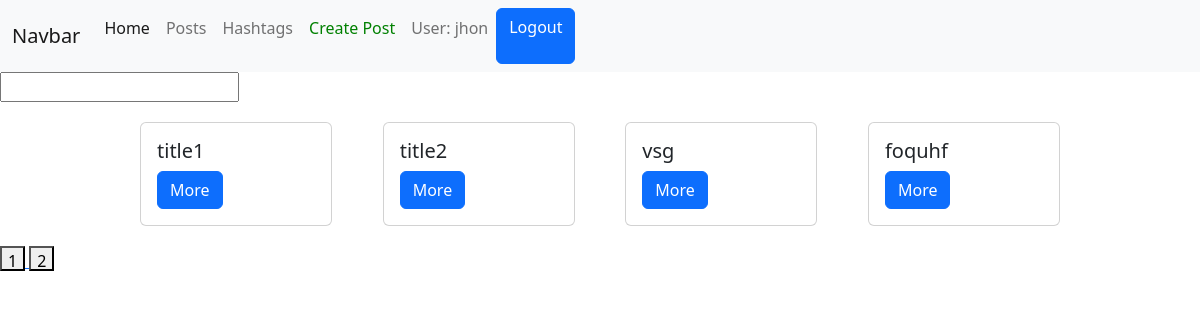
Screenshot of /posts/ (signed in) with the database file from the repository.
### posts/models.py (models this page shows, shortened)
class Post(models.Model):
    author = models.ForeignKey(User, on_delete=models.CASCADE, null=True)
    title = models.CharField(max_length=255)
    description = models.TextField()
    image = models.ImageField()
    rate = models.DecimalField(max_digits=10, decimal_places=1)
    hashtag = models.ForeignKey(Hashtag, on_delete=models.CASCADE, null=True, related_name='posts')

### posts/views.py (the view)
# urls.py: path('posts/', posts_view),
def posts_view(request):
    if request.method == 'GET':
        hashtag_id = request.GET.get('hashtag_id')
        search_text = request.GET.get('search')
        page = int(request.GET.get('page', 1))
        if hashtag_id:
            posts = Post.objects.filter(hashtag_id=hashtag_id)
        else:
            posts = Post.objects.all()
        if search_text:
            posts = posts.filter(title__icontains=search_text)
        max_page = round(posts.__len__() / PAGINATION_LIMIT)
        posts = posts[PAGINATION_LIMIT * (page - 1):PAGINATION_LIMIT * page]
        data = {
            'posts': posts,
            'user': get_user_from_request(request),
            'hashtag_id': hashtag_id,
            'current_page': page,
            'max_page': range(1, max_page + 1)
        }
        return render(request, 'posts/posts.html', context=data)

### users/utils.py (called while the page is built)
def get_user_from_request(request):
    return request.user if not request.user.is_anonymous else None

### templates/posts/posts.html (shortened to what this page needs)
{% extends 'layouts/main.html' %}
{% block content %}
    <div>
        <form action="/posts/" method="get">
            <input type="text" name="search" value="">
        </form>
    </div>
    <div class="posts">
        {% for post in posts %}
            <div class="card" style="width: 20%;  margin: 20px">
                <div class="card-body">
                    <h5 class="card-title">{{ post.title }}</h5>
                    <a href="/posts/{{ post.id }}/" class="btn btn-primary">More</a>
                </div>
            </div>
        {% endfor %}
    </div>
    <div>
        {% for page in max_page %}
            <a href="/posts/?page={{ page }}">
                <button style="width: 25px; height: 25px">{{ page }}</button>
            </a>
        {% endfor %}
    </div>
{% endblock %}

### templates/layouts/main.html (shortened to what this page needs)
<!doctype html>
<html lang="en">
<head>
    <link rel="stylesheet" href="https://cdn.jsdelivr.net/npm/bootstrap@5.2.2/dist/css/bootstrap.min.css"
>
</head>
<body>
<div class="header">
    <nav class="navbar navbar-expand-lg navbar-light bg-light">
        <div class="container-fluid">
            <a class="navbar-brand" href="#">Navbar</a>
            <div class="collapse navbar-collapse" id="navbarNavAltMarkup">
                <div class="navbar-nav">
                    <a class="nav-link active" aria-current="page" href="/">Home</a>
                    <a class="nav-link" href="/posts">Posts</a>
                    <a class="nav-link" href="/hashtags">Hashtags</a>
                    {% if user %}
                        <a style="color: green" class="nav-link" href="/posts/create">
                            Create Post
                        </a>
                        <p class="nav-link">User: {{ user.username }}</p>
                        <a href="/users/logout/" class="btn btn-primary">Logout</a>
                    {% else %}
                        <a href="/users/login/" class="nav-link">Login</a>
                        <a href="/users/register/" class="nav-link">Register</a>
                    {% endif %}
            </div>
        </div>
    </nav>
</div>
{% block content %}
{% endblock %}
</body>
</html>

### templates/posts/posts.html (style rules this page uses)
.posts { display: flex; flex-wrap: wrap; justify-content: space-between; width: 80%; margin-left: 10%; }

### rows the page displays
Post: title "title1"
Post: title "title2"
Post: title "vsg"
Post: title "foquhf"

### other values shown
{{ user.username }} "jhon"
{{ page }} "1" "2"
